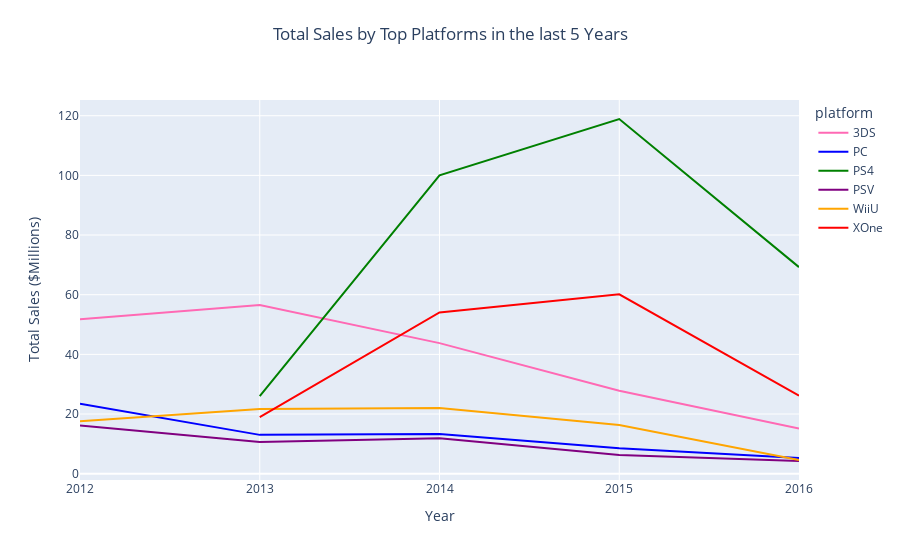

The code cell stored with this chart in its notebook:
### Code cell
# Create plotly linegraph of platform_years_sales
fig = px.line(platform_year_sales, 
              x='year_of_release', 
              y='total_sales', 
              color='platform', 
              color_discrete_sequence=['hotpink', 'blue', 'green', 'purple', 'orange', 'red', 'brown', 'pink', 'yellow', 'black'],
              hover_data=['platform', 'total_sales'],
              title='Total Sales by Top Platforms in the last 5 Years')

# Update figure, center title, change xaxis title font size, change yaxis title font size, restrict xaxis as integer
fig.update_layout(title={'y':0.95,
                            'x':0.5,
                            'xanchor': 'center',
                            'yanchor': 'top'},
                    xaxis_title='Year',
                    yaxis_title='Total Sales ($Millions)',
                    xaxis={'type': 'category'})

# Show figure
fig.show()

### Figure 1 — Plotly figure (JSON) as saved in the notebook; plotly's stock layout.template omitted (floating-point values rounded to 4 significant figures)
{"data": [{"customdata": [["3DS"], ["3DS"], ["3DS"], ["3DS"], ["3DS"]], "hovertemplate": "platform=%{customdata[0]}<br>year_of_release=%{x}<br>total_sales=%{y}<extra></extra>", "legendgroup": "3DS", "line": {"color": "hotpink", "dash": "solid"}, "marker": {"symbol": "circle"}, "mode": "lines", "name": "3DS", "orientation": "v", "showlegend": true, "type": "scatter", "x": [2012, 2013, 2014, 2015, 2016], "xaxis": "x", "y": [51.76, 56.57, 43.76, 27.78, 15.14], "yaxis": "y"}, {"customdata": [["PC"], ["PC"], ["PC"], ["PC"], ["PC"]], "hovertemplate": "platform=%{customdata[0]}<br>year_of_release=%{x}<br>total_sales=%{y}<extra></extra>", "legendgroup": "PC", "line": {"color": "blue", "dash": "solid"}, "marker": {"symbol": "circle"}, "mode": "lines", "name": "PC", "orientation": "v", "showlegend": true, "type": "scatter", "x": [2012, 2013, 2014, 2015, 2016], "xaxis": "x", "y": [23.45, 13.01, 13.28, 8.52, 5.25], "yaxis": "y"}, {"customdata": [["PS4"], ["PS4"], ["PS4"], ["PS4"]], "hovertemplate": "platform=%{customdata[0]}<br>year_of_release=%{x}<br>total_sales=%{y}<extra></extra>", "legendgroup": "PS4", "line": {"color": "green", "dash": "solid"}, "marker": {"symbol": "circle"}, "mode": "lines", "name": "PS4", "orientation": "v", "showlegend": true, "type": "scatter", "x": [2013, 2014, 2015, 2016], "xaxis": "x", "y": [25.99, 100, 118.9, 69.25], "yaxis": "y"}, {"customdata": [["PSV"], ["PSV"], ["PSV"], ["PSV"], ["PSV"]], "hovertemplate": "platform=%{customdata[0]}<br>year_of_release=%{x}<br>total_sales=%{y}<extra></extra>", "legendgroup": "PSV", "line": {"color": "purple", "dash": "solid"}, "marker": {"symbol": "circle"}, "mode": "lines", "name": "PSV", "orientation": "v", "showlegend": true, "type": "scatter", "x": [2012, 2013, 2014, 2015, 2016], "xaxis": "x", "y": [16.19, 10.59, 11.9, 6.25, 4.25], "yaxis": "y"}, {"customdata": [["WiiU"], ["WiiU"], ["WiiU"], ["WiiU"], ["WiiU"]], "hovertemplate": "platform=%{customdata[0]}<br>year_of_release=%{x}<br>total_sales=%{y}<extra></extra>", "legendgroup": "WiiU", "line": {"color": "orange", "dash": "solid"}, "marker": {"symbol": "circle"}, "mode": "lines", "name": "WiiU", "orientation": "v", "showlegend": true, "type": "scatter", "x": [2012, 2013, 2014, 2015, 2016], "xaxis": "x", "y": [17.56, 21.65, 22.03, 16.35, 4.6], "yaxis": "y"}, {"customdata": [["XOne"], ["XOne"], ["XOne"], ["XOne"]], "hovertemplate": "platform=%{customdata[0]}<br>year_of_release=%{x}<br>total_sales=%{y}<extra></extra>", "legendgroup": "XOne", "line": {"color": "red", "dash": "solid"}, "marker": {"symbol": "circle"}, "mode": "lines", "name": "XOne", "orientation": "v", "showlegend": true, "type": "scatter", "x": [2013, 2014, 2015, 2016], "xaxis": "x", "y": [18.96, 54.07, 60.14, 26.15], "yaxis": "y"}], "layout": {"legend": {"title": {"text": "platform"}, "tracegroupgap": 0}, "title": {"text": "Total Sales by Top Platforms in the last 5 Years", "x": 0.5, "xanchor": "center", "y": 0.95, "yanchor": "top"}, "xaxis": {"anchor": "y", "domain": [0, 1], "title": {"text": "Year"}, "type": "category"}, "yaxis": {"anchor": "x", "domain": [0, 1], "title": {"text": "Total Sales ($Millions)"}}}}
